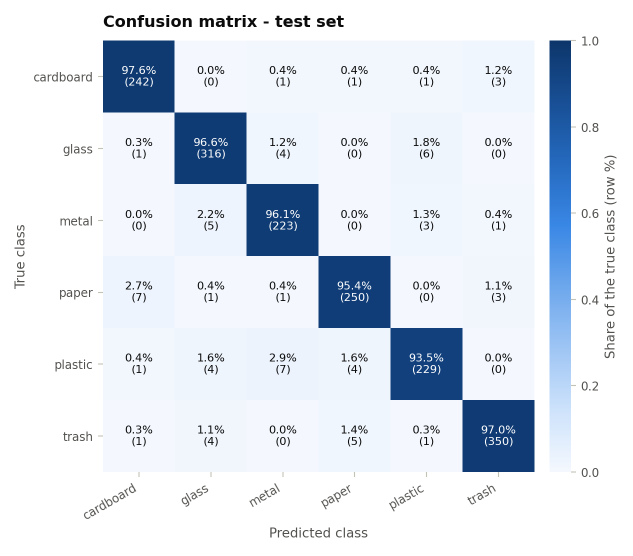
#> input picture model/confusion_matrix.png, 1266 x 1111 px (shown at 1/2 size)
$ python -i features.py   (imports and definitions only)
#> lines starting #> are read from the running program, lines starting #| are printed output that depends on the picture
"""Hand-crafted image features for the classical machine-learning baselines.

Classical algorithms (k-NN, logistic regression, random forest, SVM) cannot use raw
pixels effectively, so each image is converted into a fixed-length feature vector:
  * colour  : joint HSV colour histogram (8 hue x 4 saturation x 4 value = 128 bins)
  * shape   : Histogram of Oriented Gradients (HOG) on a 128x128 grey image (1,764 values)
  * texture : Local Binary Pattern (LBP) histogram (10 values)
"""
from __future__ import annotations

from concurrent.futures import ProcessPoolExecutor

import numpy as np
from PIL import Image


def handcrafted_features(path: str, size: int = 128) -> np.ndarray:
#> called with path = '../../model/confusion_matrix.png', size = 128
    import cv2
    from skimage.feature import hog, local_binary_pattern

    with Image.open(path) as img:
#> img is the input picture: PIL image 1266x1111 RGBA; mean R, G, B, A 220.7, 228, 237.4, 255
        arr = np.asarray(img.convert("RGB").resize((size, size), Image.BILINEAR), dtype=np.uint8)
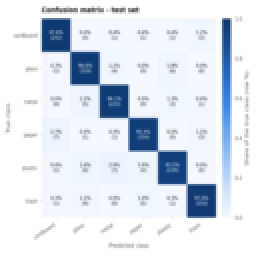
#> arr: shape (128, 128, 3) (shown 2 times larger); mean R, G, B 220.7, 228, 237.4
    hsv = cv2.cvtColor(arr, cv2.COLOR_RGB2HSV)
#> hsv: shape (128, 128, 3); mean H, S, V 63, 26.6, 237.4
    colour = cv2.calcHist([hsv], [0, 1, 2], None, [8, 4, 4], [0, 180, 0, 256, 0, 256]).ravel()
#> colour = 128 values, max 7473 at index 67, min 0 at index 0, mean 128
    colour = colour / max(colour.sum(), 1)
#> colour = 128 values, max 0.456 at index 67, min 0 at index 0, mean 0.00781
    gray = cv2.cvtColor(arr, cv2.COLOR_RGB2GRAY)
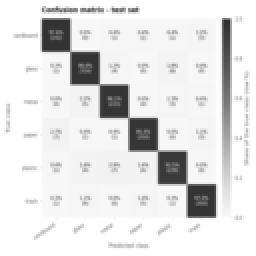
#> gray: shape (128, 128) (shown 2 times larger); min 49, max 255, mean 226.8
    shape = hog(gray, orientations=9, pixels_per_cell=(16, 16), cells_per_block=(2, 2),
                block_norm="L2-Hys", feature_vector=True)
#> shape = 1764 values, max 0.623 at index 1728, min 0 at index 0, mean 0.118
    lbp = local_binary_pattern(gray, P=8, R=1, method="uniform")
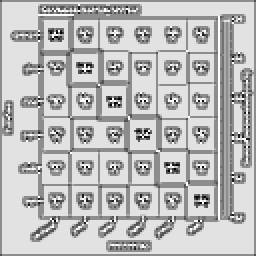
#> lbp: shape (128, 128) float64 (shown 2 times larger); min 0, max 9, mean 6.62; drawn with min black and max white
    texture = np.histogram(lbp, bins=10, range=(0, 10))[0] / lbp.size
#> texture = [0.00226, 0.00793, 0.00647, 0.0416, 0.0405, 0.276, 0.0275, 0.0367, 0.537, 0.0233]
    return np.concatenate([colour, shape, texture]).astype(np.float32)


def _chunk(args):
    paths, size = args
    return np.stack([handcrafted_features(p, size) for p in paths])


def extract_features(paths, size: int = 128, workers: int = 2, chunk: int = 250) -> np.ndarray:
    paths = list(paths)
    jobs = [(paths[i:i + chunk], size) for i in range(0, len(paths), chunk)]
    if workers > 1:
        with ProcessPoolExecutor(max_workers=workers) as pool:
            parts = list(pool.map(_chunk, jobs))
    else:
        parts = [_chunk(job) for job in jobs]
    return np.concatenate(parts)

>>> result = handcrafted_features('../../model/confusion_matrix.png')
#> result = 1902 values, max 0.623 at index 1856, min 0 at index 0, mean 0.11
